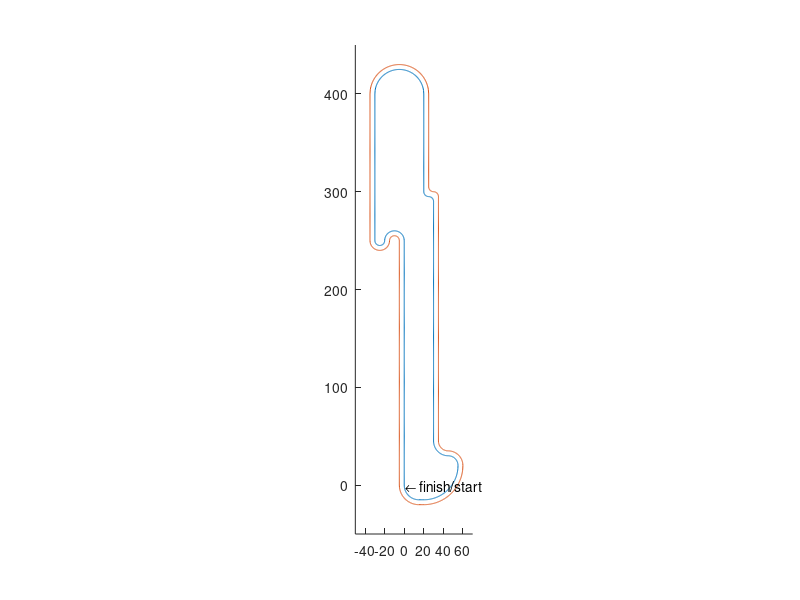

The MATLAB source for this figure: (Note: this script raises an error after producing the figure.)
%%%%%%%%%%%%%%%%%%%%%%%%%%%%%%%%%%%%%%%%%%%%%%%%%%%%%%%%%%%%%%%%%%%%%%%%%%%
%% plot_racetrack
%
% plots the racetrack and your result
%
% files requested: racetrack.mat
%
% variables requested: Y (built by simulate_controlled_singletrack.m)
%
% The model is adopted from the scripts of M. Gerdts and D. Schramm,
% respectively.
%
% This file is for use within the "Project Competition" of the "Concepts of
% Automatic Control" course at the University of Stuttgart, held by F.
% Allgoewer.
%
% written by J. M. Montenbruck, Dec. 2013 
% mailto:jan-maximilian.montenbruck@ist.uni-stuttgart.de

load('racetrack.mat','t_r'); % load right  boundary from *.mat file
load('racetrack.mat','t_l'); % load left boundary from *.mat file
f1 = figure('Name','racetrack','NumberTitle','off','Toolbar','figure','MenuBar','none');%,'OuterPosition',[0 0 460 1100]) % creates window for plot
hold on % allow for multiple plot commands within one figure
axis equal % eqal axis scaling
axis([-50 70 -50 450]) % plot height and width
plot(t_r(:,1),t_r(:,2)) % plot right racetrack boundary
plot(t_l(:,1),t_l(:,2)) % plot left racetrack boundary
text(1,0,'\leftarrow finish/start','HorizontalAlignment','left') % finish/start annotation
plot(debug(:,1),debug(:,2),'r') % plot the x and y coordinates resulting fromy your controller
plot(debug(:,3),debug(:,4),'g')
xlabel('x') % label x axis
ylabel('y') % label y axies
% box % make a box around the plot

figure("Name", "States", "WindowState","maximized")
sgtitle("States")
subplot(6, 1, 1)
plot(sspan, Y(:,1))
ylabel("e_y")

subplot(6, 1, 2)
plot(sspan, Y(:,2))
ylabel("e_{\psi}")

subplot(6, 1, 3)
plot(sspan, Y(:,3))
ylabel("v")

subplot(6, 1, 4)
plot(sspan, Y(:,4))
ylabel("\beta")

subplot(6, 1, 5)
plot(sspan, Y(:,5))
ylabel("\omega")

subplot(6, 1, 6)
plot(sspan, Y(:,6))
ylabel("t")


% % U=[delta G Fb zeta phi];
figure("Name", "Controls", "WindowState","maximized")
tspan = sspan(1:end-1);
sgtitle("Control Inputs")
subplot(2, 1, 1)
plot(tspan, U(:, 1), "DisplayName", "u1")
ylabel("u1")

% subplot(4, 1, 2)
% plot(tspan, U(:, 2), "DisplayName", "F_b")
% ylabel("F_b")

% subplot(4, 1, 3)
% plot(tspan, U(:, 3), "DisplayName", "\zeta")
% ylabel("\zeta")

subplot(2, 1, 2)
plot(tspan, U(:, 2), "DisplayName", "\delta")
ylabel("\delta")

% 
% subplot(5, 1, 5)
% plot(tspan, U(:, 5), "DisplayName", "\phi")
% ylabel("\phi")
% xlabel("t")



% figure("Name", "Error", "WindowState","maximized")
% sgtitle("Errors")
% subplot(4,1,1)
% plot(tspan, debug(:, 1))
% ylabel("v_{err}")
% 
% subplot(4,1,2)
% plot(tspan, debug(:, 2))
% ylabel("x_{err}")
% 
% subplot(4,1,3)
% plot(tspan, debug(:, 3))
% ylabel("x_int_{err}")
% 
% subplot(4,1,4)
% plot(tspan, debug(:, 4))
% ylabel("x_der_{err}")

figure(f1)